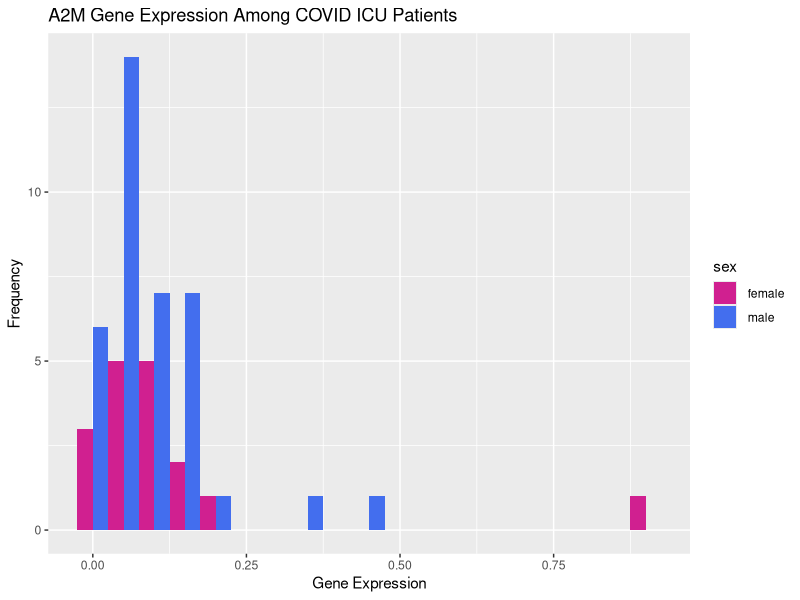
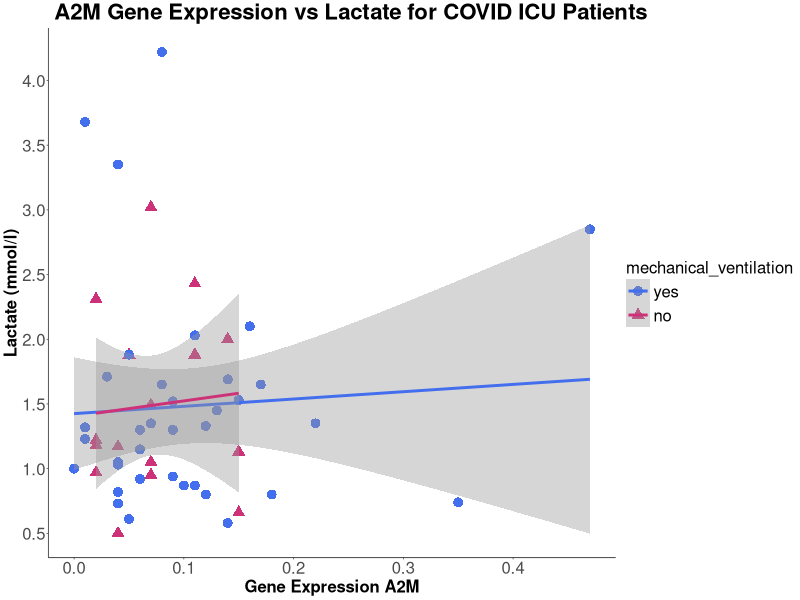
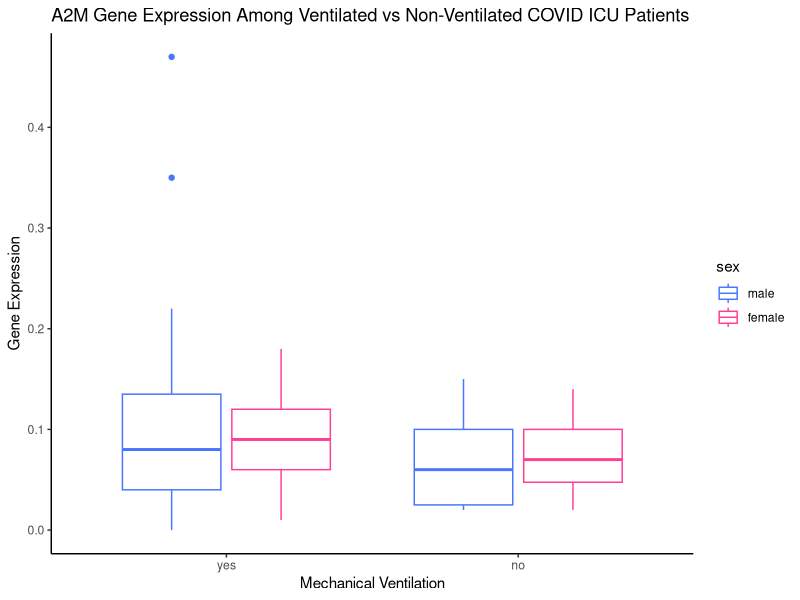
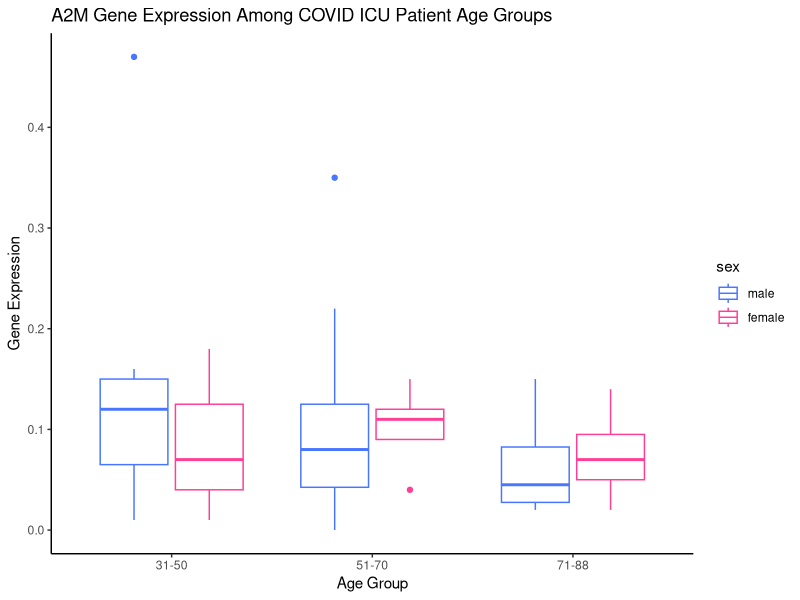

Write the R code that produced these figures, in order.
## ---- chunk 1
knitr::opts_chunk$set(echo = TRUE)
library(dplyr)
## ---- chunk 2
# Set the working directory and read in the files
setwd("C:/Users/AlexandraTreml/Desktop/MS/QBS103/Project/QBS103_proj")
genes <- read.csv("genes_GSE157103.csv")
participant <- read.csv("series_matrix_GSE157103.csv")

#head(genes)
#head(participant)

# Rename the first column in genes to 'gene'
genes <- genes %>%
  rename(gene = X)

# Filter for 'A2M' gene
genes <- genes %>%
  filter(gene == "A2M")

# Pivot the genes dataframe
genes_long <- genes %>%
  tidyr::pivot_longer(cols = -gene, names_to = 'id', values_to = 'expression')
#head(genes_long)

# rename id column in participant, select my categorical covariates and continuous variable (+age for eda)
participant <- participant %>%
  filter(icu_status == ' yes') %>%
  rename(id = participant_id) %>%
  select(id, age, sex, mechanical_ventilation, lactate.mmol.l.)
#head(participant)

#join 2 dataframes
df <- left_join(participant, genes_long, by = "id")
# head(df)

#clean up new dataframe

#fill lactate unknowns with NA 
df$lactate.mmol.l.[df$lactate.mmol.l. == " unknown"] <- NA
#fill sex unknowns with NA 
df$sex[df$sex == " unknown"] <- NA
#remove : from age, and fill with NA
df$age[df$age == " :"] <- NA

#head(df)
## ---- chunk 3
#create a histogram using sex and gene expression

# Load the necessary library
library(ggplot2)
df <- na.omit(df)
df <- df %>% 
  select(id, gene, sex, age, mechanical_ventilation, expression, lactate.mmol.l.)
#head(df)

df$sex <- as.factor(df$sex)
levels(df$sex)


ggplot(data = df, aes(x = expression, fill = sex)) + 
  geom_histogram(binwidth = 0.05, position = 'dodge') + 
  labs(x = 'Gene Expression', y = 'Frequency', title = 'A2M Gene Expression Among COVID ICU Patients') +  
  scale_fill_manual(values = c("violetred", "royalblue2"))

## ---- chunk 4
#create a scatterplot using gene expression and lactate 

# Load necessary libraries
library(dplyr)
library(ggplot2)

#head(df)

# Convert lactate.mmol.l. to numeric
df$lactate.mmol.l. <- as.numeric(df$lactate.mmol.l.)

# Remove leading and trailing whitespaces from sex column
df$sex <- trimws(df$sex)
df$mechanical_ventilation <- trimws(df$mechanical_ventilation)

# Check unique levels
unique(df$sex)
unique(df$mechanical_ventilation)

# Set factor levels
df$sex <- factor(df$sex, levels = c("male", "female"))
df$mechanical_ventilation <- factor(df$mechanical_ventilation, levels = c("yes", "no"))


# Filter out values greater than 6.5 for the y-axis
df <- df %>% filter(lactate.mmol.l. <= 6.5)

df <- df %>% filter(expression <= 0.5)

# scatterplot vent
ggplot(df, aes(x = expression, y = lactate.mmol.l., color = mechanical_ventilation, shape = mechanical_ventilation)) + 
  geom_point(size = 3) + 
  scale_y_continuous(breaks = seq(0, ceiling(max(df$lactate.mmol.l., na.rm = TRUE)), by = 0.5)) +
  geom_smooth(method = "lm", se = TRUE) + 
  labs(x = 'Gene Expression A2M', y = 'Lactate (mmol/l)', title = ' A2M Gene Expression vs Lactate for COVID ICU Patients') + 
  theme_classic(base_size = 5) +
  #scale_color_brewer(palette = 'Dark2') +
  scale_color_manual(values = c("yes" = "royalblue2", "no" = "violetred3")) + 
  scale_shape_manual(values = c(16, 17)) +  
  theme(
    plot.title = element_text(size = 16, face = "bold"), # Center and bold title
    axis.title = element_text(size = 12, face = "bold"), # Bold axis titles
    axis.text = element_text(size = 12), # Increase axis text size
    legend.title = element_text(size = 12), 
    legend.text = element_text(size = 12) 
  )
## ---- chunk 5
#boxplot of gene expression separated by both ventilator, sex, and age group

#head(df)

df$age <- as.numeric(df$age)

df$age_group <- cut(df$age,
                    breaks = c(21, 30, 50, 70, 88),
                    labels = c("21-30", "31-50", "51-70", "71-88"),
                    right = TRUE)
#head(df)


ggplot(df, aes(x = mechanical_ventilation, y = expression, color = sex)) +
  geom_boxplot() +
  scale_color_manual(values = c("male" = "royalblue1", "female" = "violetred1")) +
  labs(x = 'Mechanical Ventilation', y = 'Gene Expression', title = 'A2M Gene Expression Among Ventilated vs Non-Ventilated COVID ICU Patients') +
  theme_classic()

ggplot(df, aes(x = age_group, y = expression, color = sex)) +
  geom_boxplot() +
  scale_color_manual(values = c("male" = "royalblue1", "female" = "violetred1")) +
  labs(x = 'Age Group', y = 'Gene Expression', title = 'A2M Gene Expression Among COVID ICU Patient Age Groups') +
  theme_classic()
